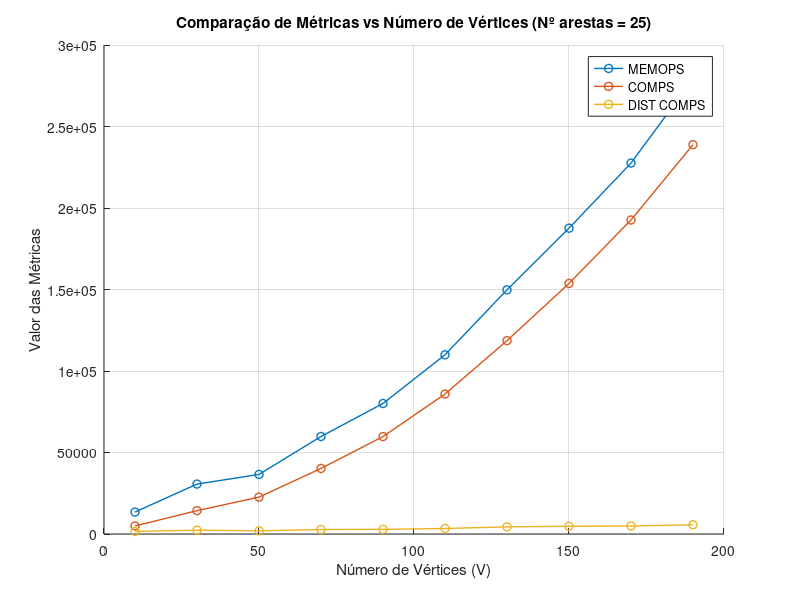
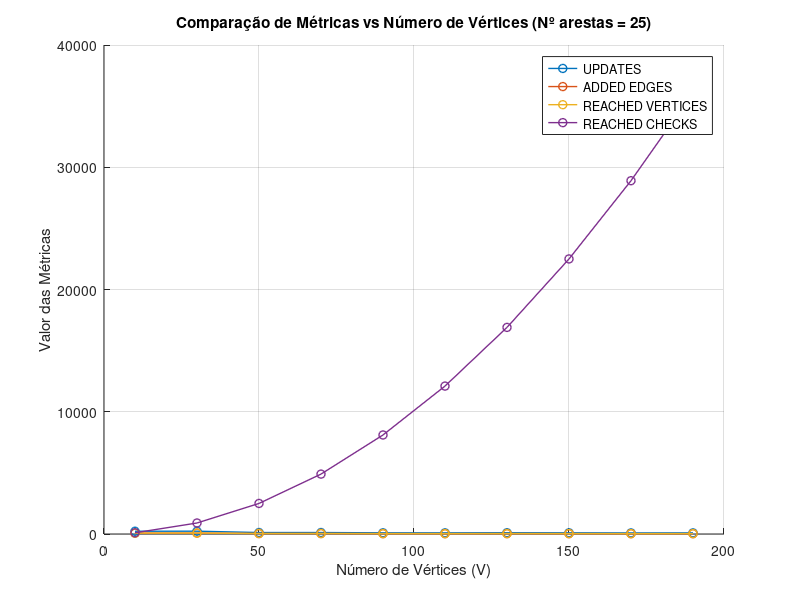

The MATLAB script that drew these images, in order:
clear;clc;
metrics = [
            0.000047	       0.000036	          13468	           1582	            225	             73	             73	            100	           4938;
            0.000124	       0.000097	          30633	           2345	            231	             77	             77	            900	          14326;
            0.000225	       0.000176	          36550	           1947	            120	             40	             40	           2500	          22638;
            0.000487	       0.000380	          59815	           2747	            120	             40	             40	           4900	          40216;
            0.000802	       0.000625	          80074	           2846	             96	             32	             32	           8100	          59768;
            0.001324	       0.001033	         109934	           3376	             93	             31	             31	          12100	          85854;
            0.002026	       0.001581	         149807	           4379	            102	             34	             34	          16900	         118628;
            0.002977	       0.002323	         187626	           4763	             96	             32	             32	          22500	         153718;
            0.004014	       0.003132	         227562	           4899	             87	             29	             29	          28900	         192636;
            0.005381	       0.004198	         279215	           5667	             90	             30	             30	          36100	         238860
            ];


numVertices = [10 30 50 70 90 110 130 150 170 190];
numArestas = 25;

MEMOPS = metrics(:, 3);
DIST_COMPS = metrics(:, 4);
UPDATES = metrics(:, 5);
ADDED_EDGES = metrics(:, 6);
REACHED_VERTICES = metrics(:, 7);
REACHED_CHECKS = metrics(:, 8);
COMPS = metrics(:, 9);

figure;
hold on;
plot(numVertices, MEMOPS, '-o', 'LineWidth', 1, 'DisplayName', 'MEMOPS');
plot(numVertices, COMPS, '-o', 'LineWidth', 1, 'DisplayName', 'COMPS');
plot(numVertices, DIST_COMPS, '-o', 'LineWidth', 1, 'DisplayName', 'DIST COMPS');
xlabel('Número de Vértices (V)');
ylabel('Valor das Métricas');
title('Comparação de Métricas vs Número de Vértices (Nº arestas = 25)');
legend('Location', 'best');
grid on;
hold off; 

figure;
hold on;
plot(numVertices, UPDATES, '-o', 'LineWidth', 1, 'DisplayName', 'UPDATES');
plot(numVertices, ADDED_EDGES, '-o', 'LineWidth', 1, 'DisplayName', 'ADDED EDGES');
plot(numVertices, REACHED_VERTICES, '-o', 'LineWidth', 1, 'DisplayName', 'REACHED VERTICES');
plot(numVertices, REACHED_CHECKS, '-o', 'LineWidth', 1, 'DisplayName', 'REACHED CHECKS');
xlabel('Número de Vértices (V)');
ylabel('Valor das Métricas');
title('Comparação de Métricas vs Número de Vértices (Nº arestas = 25)');
legend('Location', 'best');
grid on;
hold off; 